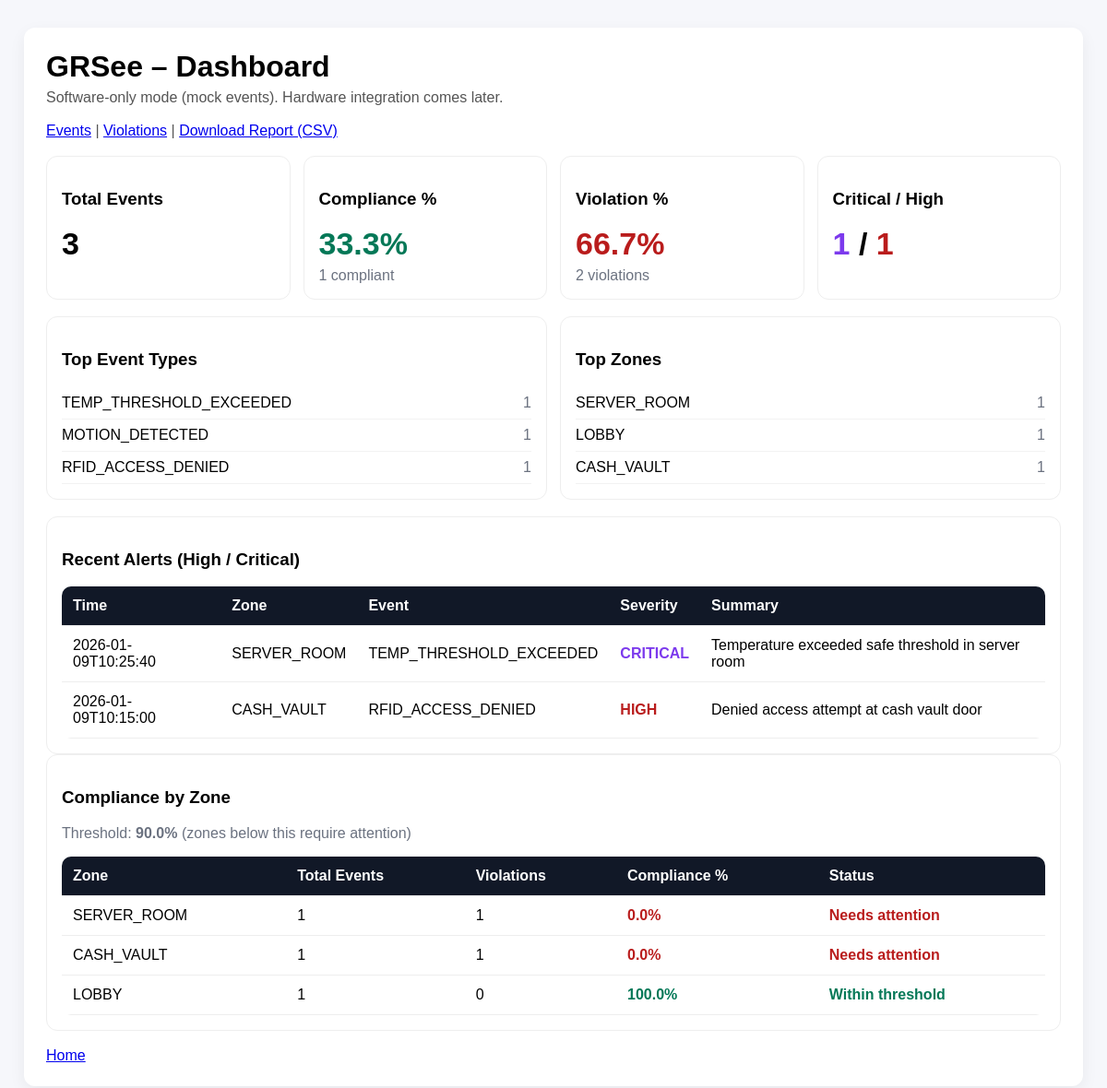
/dashboard, run on the app's committed database.
### models.py (models this page shows)
class Event(db.Model):
    __tablename__ = "events"
    id = db.Column(db.Integer, primary_key=True)
    event_id = db.Column(db.String(64), unique=True, nullable=False)
    device_id_fk = db.Column(db.Integer, db.ForeignKey("devices.id"), nullable=True)
    timestamp = db.Column(db.String(64), nullable=False)
    device_type = db.Column(db.String(64), nullable=False)
    zone = db.Column(db.String(64), nullable=False)
    event_type = db.Column(db.String(64), nullable=False)
    severity = db.Column(db.String(20), nullable=False)
    summary = db.Column(db.String(255), nullable=True)
    payload_json = db.Column(db.Text, nullable=True)
    created_at = db.Column(db.DateTime, default=datetime.utcnow, nullable=False)

### app.py (the view)
@app.route("/dashboard")
def dashboard():
    events = get_events_source()
    stats = compute_dashboard_stats(events)
    zone_rows = build_zone_rows(events, threshold=THRESHOLD)
    top_event_types = sorted(stats["event_type_counts"].items(), key=lambda x: x[1], reverse=True)[:5]
    top_zones = sorted(stats["zone_counts"].items(), key=lambda x: x[1], reverse=True)[:5]
    return render_template(
        "dashboard.html",
        stats=stats,
        top_event_types=top_event_types,
        top_zones=top_zones,
        zone_rows=zone_rows,
        threshold=THRESHOLD
    )

### app.py (called while the page is built)
def event_to_dict(e: Event):
    return {
        "event_id": e.event_id,
        "timestamp": e.timestamp,
        "device_type": e.device_type,
        "zone": e.zone,
        "event_type": e.event_type,
        "severity": e.severity,
        "summary": e.summary,
        "payload": json.loads(e.payload_json) if e.payload_json else None
    }

def get_events_source():
    db_events = Event.query.order_by(Event.timestamp.desc()).all()
    if db_events:
        return [event_to_dict(e) for e in db_events]
    return sorted(load_events_json(), key=lambda e: e.get("timestamp", ""), reverse=True)

### rule_engine.py (called while the page is built)
def _parse_timestamp(ts: str):
    if not ts:
        return None
    ts = ts.split("+")[0].split("Z")[0]
    try:
        return datetime.fromisoformat(ts)
    except ValueError:
        return None

def _is_after_hours(dt: datetime, start_hour=8, end_hour=18):
    if dt is None:
        return False
    start = time(start_hour, 0, 0)
    end = time(end_hour, 0, 0)
    return dt.time() < start or dt.time() > end

### templates/dashboard.html (shortened to what this page needs)
<!DOCTYPE html>
<html lang="en">
<head>
  <link rel="stylesheet" href="{{ url_for('static', filename='css/style.css') }}">
</head>
<body>
  <div class="container">
    <header class="header">
      <h1>GRSee – Dashboard</h1>
      <p>Software-only mode (mock events). Hardware integration comes later.</p>
      <p>
          <a href="/events">Events</a> |
          <a href="/violations">Violations</a> |
          <a href="/report.csv">Download Report (CSV)</a>
      </p>
    </header>
    <section class="grid">
      <div class="card">
        <h3>Total Events</h3>
        <div class="big">{{ stats.total }}</div>
      </div>
      <div class="card">
        <h3>Compliance %</h3>
        <div class="big sev-low">{{ stats.compliance_percent }}%</div>
        <p class="muted" style="margin: 6px 0 0 0;">
          {{ stats.compliant_count }} compliant
        </p>
      </div>
      <div class="card">
        <h3>Violation %</h3>
        <div class="big sev-high">{{ stats.violation_percent }}%</div>
        <p class="muted" style="margin: 6px 0 0 0;">
          {{ stats.violations_count }} violations
        </p>
      </div>
      <div class="card">
        <h3>Critical / High</h3>
        <div class="big">
          <span class="sev-critical">{{ stats.severity_counts.critical }}</span>
          /
          <span class="sev-high">{{ stats.severity_counts.high }}</span>
        </div>
      </div>
    </section>
    <section class="grid-2">
      <div class="card">
        <h3>Top Event Types</h3>
        <ul class="list">
          {% for name, count in top_event_types %}
          <li><span>{{ name }}</span><span class="muted">{{ count }}</span></li>
          {% endfor %}
        </ul>
      </div>
      <div class="card">
        <h3>Top Zones</h3>
        <ul class="list">
          {% for name, count in top_zones %}
          <li><span>{{ name }}</span><span class="muted">{{ count }}</span></li>
          {% endfor %}
        </ul>
      </div>
    </section>
    <section class="card">
      <h3>Recent Alerts (High / Critical)</h3>
      {% if stats.recent_alerts|length == 0 %}
        <p class="muted">No high/critical alerts found.</p>
      {% else %}
        <table>
          <thead>
            <tr>
              <th>Time</th>
              <th>Zone</th>
              <th>Event</th>
              <th>Severity</th>
              <th>Summary</th>
            </tr>
          </thead>
          <tbody>
            {% for e in stats.recent_alerts %}
            <tr>
              <td>{{ e.timestamp }}</td>
              <td>{{ e.zone }}</td>
              <td>{{ e.event_type }}</td>
              <td class="sev sev-{{ e.severity|lower }}">{{ e.severity }}</td>
              <td>{{ e.summary }}</td>
            </tr>
            {% endfor %}
          </tbody>
        </table>
      {% endif %}
    </section>
  <section class="card">
  <h3>Compliance by Zone</h3>
  <p class="muted" style="margin-top: 6px;">
    Threshold: <strong>{{ threshold }}%</strong> (zones below this require attention)
  </p>
  {% if zone_rows|length == 0 %}
    <p class="muted">No zone data available.</p>
  {% else %}
    <table>
      <thead>
        <tr>
          <th>Zone</th>
          <th>Total Events</th>
          <th>Violations</th>
          <th>Compliance %</th>
          <th>Status</th>
        </tr>
      </thead>
      <tbody>
        {% for z in zone_rows %}
        <tr>
          <td>{{ z.zone }}</td>
          <td>{{ z.total }}</td>
          <td>{{ z.violations }}</td>
          <td>
            {% if z.compliance_percent < threshold %}
              <span class="sev sev-high">{{ z.compliance_percent }}%</span>
            {% else %}
              <span class="sev sev-low">{{ z.compliance_percent }}%</span>
            {% endif %}
          </td>
          <td>
            {% if z.compliance_percent < threshold %}
              <span class="sev sev-high">Needs attention</span>
            {% else %}
              <span class="sev sev-low">Within threshold</span>
            {% endif %}
          </td>
        </tr>
        {% endfor %}
      </tbody>
    </table>
  {% endif %}
</section>
    <footer class="footer">
      <a href="/">Home</a>
    </footer>
  </div>
</body>
</html>

### static/css/style.css (style rules this page uses)
body { font-family: Arial, sans-serif; background: #f6f7fb; margin: 0; padding: 0; }
.container { max-width: 1100px; margin: 30px auto; background: white; padding: 24px; border-radius: 12px; box-shadow: 0 6px 18px rgba(0,0,0,0.06); }
.header h1 { margin: 0 0 6px 0; }
.header p { margin: 0 0 18px 0; color: #555; }
table { width: 100%; border-collapse: collapse; overflow: hidden; border-radius: 10px; }
th, td { text-align: left; padding: 12px; border-bottom: 1px solid #eee; }
th { background: #111827; color: white; }
.sev { font-weight: bold; }
.sev-low { color: #047857; }
.sev-high { color: #b91c1c; }
.sev-critical { color: #7c3aed; }
.footer { margin-top: 18px; }
.grid { display: grid; grid-template-columns: repeat(4, 1fr); gap: 14px; margin: 18px 0; }
.grid-2 { display: grid; grid-template-columns: 1fr 1fr; gap: 14px; margin: 18px 0; }
.card { background: #fff; border: 1px solid #eee; border-radius: 12px; padding: 16px; }
.big { font-size: 34px; font-weight: 800; margin-top: 6px; }
.list { list-style: none; padding: 0; margin: 10px 0 0 0; }
.list li { display: flex; justify-content: space-between; padding: 8px 0; border-bottom: 1px solid #f2f2f2; }
.muted { color: #6b7280; }

### data on the page
Event: event_type "TEMP_THRESHOLD_EXCEEDED", count "1", zone "SERVER_ROOM", timestamp "2026-01-09T10:25:40", severity "CRITICAL", summary "Temperature exceeded safe threshold in server room", total "1", violations "1", compliance_percent "0.0", shows "Needs attention"
Event: event_type "MOTION_DETECTED", count "1", zone "LOBBY", total "1", violations "0", compliance_percent "100.0", shows "Within threshold"
Event: event_type "RFID_ACCESS_DENIED", count "1", zone "CASH_VAULT", timestamp "2026-01-09T10:15:00", severity "HIGH", summary "Denied access attempt at cash vault door", total "1", violations "1", compliance_percent "0.0", shows "Needs attention"

### other printed values
{{ stats.total }} "3"
{{ stats.compliance_percent }} "33.3"
{{ stats.compliant_count }} "1"
{{ stats.violation_percent }} "66.7"
{{ stats.violations_count }} "2"
{{ stats.severity_counts.critical }} "1"
{{ stats.severity_counts.high }} "1"
{{ threshold }} "90.0"
